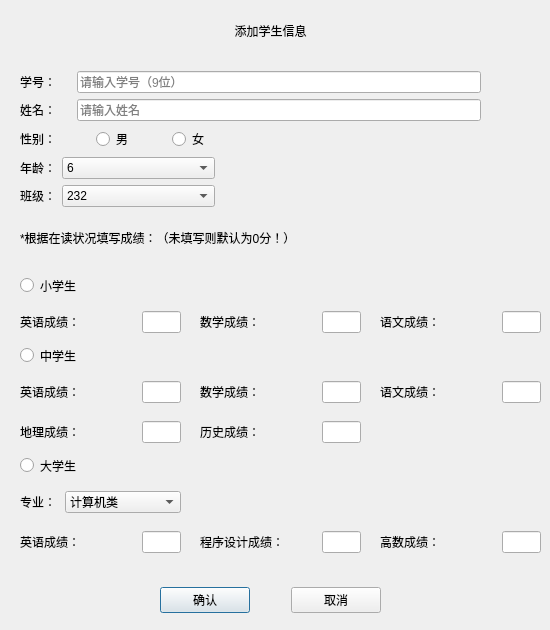
<?xml version="1.0" encoding="UTF-8"?>
<ui version="4.0">
 <class>addstu</class>
 <widget class="QDialog" name="addstu">
  <property name="geometry">
   <rect>
    <x>0</x>
    <y>0</y>
    <width>550</width>
    <height>630</height>
   </rect>
  </property>
  <property name="sizePolicy">
   <sizepolicy hsizetype="Fixed" vsizetype="Fixed">
    <horstretch>0</horstretch>
    <verstretch>0</verstretch>
   </sizepolicy>
  </property>
  <property name="minimumSize">
   <size>
    <width>550</width>
    <height>630</height>
   </size>
  </property>
  <property name="maximumSize">
   <size>
    <width>550</width>
    <height>630</height>
   </size>
  </property>
  <property name="windowTitle">
   <string>Dialog</string>
  </property>
  <property name="windowIcon">
   <iconset resource="images.qrc">
    <normaloff>:/images/favicon.ico</normaloff>:/images/favicon.ico</iconset>
  </property>
  <property name="styleSheet">
   <string notr="true">background-image: url(:/images/chunSe.gif);</string>
  </property>
  <widget class="QLabel" name="label_8">
   <property name="geometry">
    <rect>
     <x>20</x>
     <y>10</y>
     <width>501</width>
     <height>41</height>
    </rect>
   </property>
   <property name="styleSheet">
    <string notr="true">font: 16pt &quot;黑体&quot;;</string>
   </property>
   <property name="text">
    <string>添加学生信息</string>
   </property>
   <property name="alignment">
    <set>Qt::AlignCenter</set>
   </property>
  </widget>
  <widget class="QWidget" name="layoutWidget_3">
   <property name="geometry">
    <rect>
     <x>380</x>
     <y>530</y>
     <width>161</width>
     <height>24</height>
    </rect>
   </property>
   <layout class="QHBoxLayout" name="horizontalLayout_10" stretch="3,1">
    <item>
     <widget class="QLabel" name="label_12">
      <property name="styleSheet">
       <string notr="true">font: 10pt &quot;Agency FB&quot;;</string>
      </property>
      <property name="text">
       <string>高数成绩：</string>
      </property>
     </widget>
    </item>
    <item>
     <widget class="QLineEdit" name="stul_Mmark">
      <property name="styleSheet">
       <string notr="true">font: 10pt &quot;Agency FB&quot;;</string>
      </property>
      <property name="maxLength">
       <number>3</number>
      </property>
     </widget>
    </item>
   </layout>
  </widget>
  <widget class="QWidget" name="layoutWidget_4">
   <property name="geometry">
    <rect>
     <x>200</x>
     <y>530</y>
     <width>161</width>
     <height>24</height>
    </rect>
   </property>
   <layout class="QHBoxLayout" name="horizontalLayout_11" stretch="3,1">
    <item>
     <widget class="QLabel" name="label_13">
      <property name="styleSheet">
       <string notr="true">font: 10pt &quot;Agency FB&quot;;</string>
      </property>
      <property name="text">
       <string>程序设计成绩：</string>
      </property>
     </widget>
    </item>
    <item>
     <widget class="QLineEdit" name="stul_Pmark">
      <property name="styleSheet">
       <string notr="true">font: 10pt &quot;Agency FB&quot;;</string>
      </property>
      <property name="maxLength">
       <number>3</number>
      </property>
     </widget>
    </item>
   </layout>
  </widget>
  <widget class="QWidget" name="layoutWidget_2">
   <property name="geometry">
    <rect>
     <x>20</x>
     <y>310</y>
     <width>161</width>
     <height>24</height>
    </rect>
   </property>
   <layout class="QHBoxLayout" name="horizontalLayout_8" stretch="3,1">
    <item>
     <widget class="QLabel" name="label_10">
      <property name="styleSheet">
       <string notr="true">font: 10pt &quot;Agency FB&quot;;</string>
      </property>
      <property name="text">
       <string>英语成绩：</string>
      </property>
     </widget>
    </item>
    <item>
     <widget class="QLineEdit" name="stus_Emark">
      <property name="styleSheet">
       <string notr="true">font: 10pt &quot;Agency FB&quot;;
</string>
      </property>
      <property name="maxLength">
       <number>3</number>
      </property>
     </widget>
    </item>
   </layout>
  </widget>
  <widget class="QWidget" name="layoutWidget_5">
   <property name="geometry">
    <rect>
     <x>380</x>
     <y>310</y>
     <width>161</width>
     <height>24</height>
    </rect>
   </property>
   <layout class="QHBoxLayout" name="horizontalLayout_12" stretch="3,1">
    <item>
     <widget class="QLabel" name="label_14">
      <property name="styleSheet">
       <string notr="true">font: 10pt &quot;Agency FB&quot;;</string>
      </property>
      <property name="text">
       <string>语文成绩：</string>
      </property>
     </widget>
    </item>
    <item>
     <widget class="QLineEdit" name="stus_Cmark">
      <property name="styleSheet">
       <string notr="true">font: 10pt &quot;Agency FB&quot;;</string>
      </property>
      <property name="maxLength">
       <number>3</number>
      </property>
     </widget>
    </item>
   </layout>
  </widget>
  <widget class="QWidget" name="layoutWidget_6">
   <property name="geometry">
    <rect>
     <x>200</x>
     <y>310</y>
     <width>161</width>
     <height>24</height>
    </rect>
   </property>
   <layout class="QHBoxLayout" name="horizontalLayout_13" stretch="3,1">
    <item>
     <widget class="QLabel" name="label_15">
      <property name="styleSheet">
       <string notr="true">font: 10pt &quot;Agency FB&quot;;</string>
      </property>
      <property name="text">
       <string>数学成绩：</string>
      </property>
     </widget>
    </item>
    <item>
     <widget class="QLineEdit" name="stus_Mmark">
      <property name="styleSheet">
       <string notr="true">font: 10pt &quot;Agency FB&quot;;</string>
      </property>
      <property name="maxLength">
       <number>3</number>
      </property>
     </widget>
    </item>
   </layout>
  </widget>
  <widget class="QRadioButton" name="stus">
   <property name="geometry">
    <rect>
     <x>20</x>
     <y>270</y>
     <width>471</width>
     <height>31</height>
    </rect>
   </property>
   <property name="styleSheet">
    <string notr="true">font: 10pt &quot;Agency FB&quot;;</string>
   </property>
   <property name="text">
    <string>小学生</string>
   </property>
   <attribute name="buttonGroup">
    <string notr="true">stuchoose</string>
   </attribute>
  </widget>
  <widget class="QWidget" name="layoutWidget_7">
   <property name="geometry">
    <rect>
     <x>20</x>
     <y>380</y>
     <width>161</width>
     <height>24</height>
    </rect>
   </property>
   <layout class="QHBoxLayout" name="horizontalLayout_14" stretch="3,1">
    <item>
     <widget class="QLabel" name="label_16">
      <property name="styleSheet">
       <string notr="true">font: 10pt &quot;Agency FB&quot;;</string>
      </property>
      <property name="text">
       <string>英语成绩：</string>
      </property>
     </widget>
    </item>
    <item>
     <widget class="QLineEdit" name="stum_Emark">
      <property name="styleSheet">
       <string notr="true">font: 10pt &quot;Agency FB&quot;;</string>
      </property>
      <property name="maxLength">
       <number>3</number>
      </property>
     </widget>
    </item>
   </layout>
  </widget>
  <widget class="QWidget" name="layoutWidget_8">
   <property name="geometry">
    <rect>
     <x>200</x>
     <y>380</y>
     <width>161</width>
     <height>24</height>
    </rect>
   </property>
   <layout class="QHBoxLayout" name="horizontalLayout_15" stretch="3,1">
    <item>
     <widget class="QLabel" name="label_17">
      <property name="styleSheet">
       <string notr="true">font: 10pt &quot;Agency FB&quot;;</string>
      </property>
      <property name="text">
       <string>数学成绩：</string>
      </property>
     </widget>
    </item>
    <item>
     <widget class="QLineEdit" name="stum_Mmark">
      <property name="styleSheet">
       <string notr="true">font: 10pt &quot;Agency FB&quot;;</string>
      </property>
      <property name="maxLength">
       <number>3</number>
      </property>
     </widget>
    </item>
   </layout>
  </widget>
  <widget class="QWidget" name="layoutWidget_9">
   <property name="geometry">
    <rect>
     <x>380</x>
     <y>380</y>
     <width>161</width>
     <height>24</height>
    </rect>
   </property>
   <layout class="QHBoxLayout" name="horizontalLayout_16" stretch="3,1">
    <item>
     <widget class="QLabel" name="label_18">
      <property name="styleSheet">
       <string notr="true">font: 10pt &quot;Agency FB&quot;;</string>
      </property>
      <property name="text">
       <string>语文成绩：</string>
      </property>
     </widget>
    </item>
    <item>
     <widget class="QLineEdit" name="stum_Cmark">
      <property name="styleSheet">
       <string notr="true">font: 10pt &quot;Agency FB&quot;;</string>
      </property>
      <property name="maxLength">
       <number>3</number>
      </property>
     </widget>
    </item>
   </layout>
  </widget>
  <widget class="QWidget" name="layoutWidget_11">
   <property name="geometry">
    <rect>
     <x>20</x>
     <y>420</y>
     <width>161</width>
     <height>24</height>
    </rect>
   </property>
   <layout class="QHBoxLayout" name="horizontalLayout_18" stretch="3,1">
    <item>
     <widget class="QLabel" name="label_20">
      <property name="styleSheet">
       <string notr="true">font: 10pt &quot;Agency FB&quot;;</string>
      </property>
      <property name="text">
       <string>地理成绩：</string>
      </property>
     </widget>
    </item>
    <item>
     <widget class="QLineEdit" name="stum_Gmark">
      <property name="styleSheet">
       <string notr="true">font: 10pt &quot;Agency FB&quot;;</string>
      </property>
      <property name="maxLength">
       <number>3</number>
      </property>
     </widget>
    </item>
   </layout>
  </widget>
  <widget class="QWidget" name="layoutWidget_12">
   <property name="geometry">
    <rect>
     <x>200</x>
     <y>420</y>
     <width>161</width>
     <height>24</height>
    </rect>
   </property>
   <layout class="QHBoxLayout" name="horizontalLayout_19" stretch="3,1">
    <item>
     <widget class="QLabel" name="label_21">
      <property name="styleSheet">
       <string notr="true">font: 10pt &quot;Agency FB&quot;;</string>
      </property>
      <property name="text">
       <string>历史成绩：</string>
      </property>
     </widget>
    </item>
    <item>
     <widget class="QLineEdit" name="stum_Hmark">
      <property name="styleSheet">
       <string notr="true">font: 10pt &quot;Agency FB&quot;;</string>
      </property>
      <property name="maxLength">
       <number>3</number>
      </property>
     </widget>
    </item>
   </layout>
  </widget>
  <widget class="QRadioButton" name="stum">
   <property name="geometry">
    <rect>
     <x>20</x>
     <y>340</y>
     <width>471</width>
     <height>31</height>
    </rect>
   </property>
   <property name="styleSheet">
    <string notr="true">font: 10pt &quot;Agency FB&quot;;</string>
   </property>
   <property name="text">
    <string>中学生</string>
   </property>
   <attribute name="buttonGroup">
    <string notr="true">stuchoose</string>
   </attribute>
  </widget>
  <widget class="QRadioButton" name="stul">
   <property name="geometry">
    <rect>
     <x>20</x>
     <y>450</y>
     <width>471</width>
     <height>31</height>
    </rect>
   </property>
   <property name="styleSheet">
    <string notr="true">font: 10pt &quot;Agency FB&quot;;</string>
   </property>
   <property name="text">
    <string>大学生</string>
   </property>
   <attribute name="buttonGroup">
    <string notr="true">stuchoose</string>
   </attribute>
  </widget>
  <widget class="QWidget" name="layoutWidget">
   <property name="geometry">
    <rect>
     <x>20</x>
     <y>530</y>
     <width>161</width>
     <height>24</height>
    </rect>
   </property>
   <layout class="QHBoxLayout" name="horizontalLayout_7" stretch="3,1">
    <item>
     <widget class="QLabel" name="label_9">
      <property name="styleSheet">
       <string notr="true">font: 10pt &quot;Agency FB&quot;;</string>
      </property>
      <property name="text">
       <string>英语成绩：</string>
      </property>
     </widget>
    </item>
    <item>
     <widget class="QLineEdit" name="stul_Emark">
      <property name="styleSheet">
       <string notr="true">font: 10pt &quot;Agency FB&quot;;</string>
      </property>
      <property name="maxLength">
       <number>3</number>
      </property>
     </widget>
    </item>
   </layout>
  </widget>
  <widget class="QWidget" name="layoutWidget">
   <property name="geometry">
    <rect>
     <x>20</x>
     <y>490</y>
     <width>471</width>
     <height>24</height>
    </rect>
   </property>
   <property name="styleSheet">
    <string notr="true">font: 10pt &quot;Agency FB&quot;;</string>
   </property>
   <layout class="QHBoxLayout" name="horizontalLayout_6" stretch="1,3,8">
    <item>
     <widget class="QLabel" name="label_7">
      <property name="styleSheet">
       <string notr="true">font: 10pt &quot;Agency FB&quot;;</string>
      </property>
      <property name="text">
       <string>专业：</string>
      </property>
     </widget>
    </item>
    <item>
     <widget class="QComboBox" name="major">
      <property name="styleSheet">
       <string notr="true">font: 10pt &quot;Agency FB&quot;;</string>
      </property>
      <item>
       <property name="text">
        <string>计算机类</string>
       </property>
      </item>
      <item>
       <property name="text">
        <string>机械类</string>
       </property>
      </item>
      <item>
       <property name="text">
        <string>自动化类</string>
       </property>
      </item>
      <item>
       <property name="text">
        <string>电子信息类</string>
       </property>
      </item>
      <item>
       <property name="text">
        <string>经济学类</string>
       </property>
      </item>
     </widget>
    </item>
    <item>
     <spacer name="horizontalSpacer_6">
      <property name="orientation">
       <enum>Qt::Horizontal</enum>
      </property>
      <property name="sizeHint" stdset="0">
       <size>
        <width>40</width>
        <height>20</height>
       </size>
      </property>
     </spacer>
    </item>
   </layout>
  </widget>
  <widget class="QWidget" name="layoutWidget">
   <property name="geometry">
    <rect>
     <x>20</x>
     <y>71</y>
     <width>501</width>
     <height>191</height>
    </rect>
   </property>
   <layout class="QVBoxLayout" name="verticalLayout">
    <item>
     <layout class="QHBoxLayout" name="horizontalLayout" stretch="1,8,0">
      <item>
       <widget class="QLabel" name="label">
        <property name="styleSheet">
         <string notr="true">font: 10pt &quot;Agency FB&quot;;</string>
        </property>
        <property name="text">
         <string>学号：</string>
        </property>
       </widget>
      </item>
      <item>
       <widget class="QLineEdit" name="lid">
        <property name="styleSheet">
         <string notr="true">font: 10pt &quot;Agency FB&quot;;</string>
        </property>
        <property name="maxLength">
         <number>9</number>
        </property>
        <property name="echoMode">
         <enum>QLineEdit::Normal</enum>
        </property>
        <property name="readOnly">
         <bool>false</bool>
        </property>
        <property name="placeholderText">
         <string>请输入学号（9位）</string>
        </property>
        <property name="clearButtonEnabled">
         <bool>true</bool>
        </property>
       </widget>
      </item>
      <item>
       <spacer name="horizontalSpacer_5">
        <property name="orientation">
         <enum>Qt::Horizontal</enum>
        </property>
        <property name="sizeHint" stdset="0">
         <size>
          <width>40</width>
          <height>20</height>
         </size>
        </property>
       </spacer>
      </item>
     </layout>
    </item>
    <item>
     <layout class="QHBoxLayout" name="horizontalLayout_2" stretch="1,8,0">
      <item>
       <widget class="QLabel" name="label_2">
        <property name="styleSheet">
         <string notr="true">font: 10pt &quot;Agency FB&quot;;</string>
        </property>
        <property name="text">
         <string>姓名：</string>
        </property>
       </widget>
      </item>
      <item>
       <widget class="QLineEdit" name="lname">
        <property name="styleSheet">
         <string notr="true">font: 10pt &quot;Agency FB&quot;;</string>
        </property>
        <property name="maxLength">
         <number>5</number>
        </property>
        <property name="placeholderText">
         <string>请输入姓名</string>
        </property>
        <property name="clearButtonEnabled">
         <bool>true</bool>
        </property>
       </widget>
      </item>
      <item>
       <spacer name="horizontalSpacer_7">
        <property name="orientation">
         <enum>Qt::Horizontal</enum>
        </property>
        <property name="sizeHint" stdset="0">
         <size>
          <width>40</width>
          <height>20</height>
         </size>
        </property>
       </spacer>
      </item>
     </layout>
    </item>
    <item>
     <layout class="QHBoxLayout" name="horizontalLayout_3" stretch="1,1,1,4">
      <item>
       <widget class="QLabel" name="label_3">
        <property name="styleSheet">
         <string notr="true">font: 10pt &quot;Agency FB&quot;;</string>
        </property>
        <property name="text">
         <string>性别：</string>
        </property>
       </widget>
      </item>
      <item>
       <widget class="QRadioButton" name="male">
        <property name="styleSheet">
         <string notr="true">font: 10pt &quot;Agency FB&quot;;</string>
        </property>
        <property name="text">
         <string>男</string>
        </property>
        <property name="checkable">
         <bool>true</bool>
        </property>
        <property name="checked">
         <bool>false</bool>
        </property>
        <attribute name="buttonGroup">
         <string notr="true">sexchoose</string>
        </attribute>
       </widget>
      </item>
      <item>
       <widget class="QRadioButton" name="female">
        <property name="styleSheet">
         <string notr="true">font: 10pt &quot;Agency FB&quot;;</string>
        </property>
        <property name="text">
         <string>女</string>
        </property>
        <attribute name="buttonGroup">
         <string notr="true">sexchoose</string>
        </attribute>
       </widget>
      </item>
      <item>
       <spacer name="horizontalSpacer_3">
        <property name="orientation">
         <enum>Qt::Horizontal</enum>
        </property>
        <property name="sizeHint" stdset="0">
         <size>
          <width>40</width>
          <height>20</height>
         </size>
        </property>
       </spacer>
      </item>
     </layout>
    </item>
    <item>
     <layout class="QHBoxLayout" name="horizontalLayout_4" stretch="1,6,12">
      <item>
       <widget class="QLabel" name="label_4">
        <property name="styleSheet">
         <string notr="true">font: 10pt &quot;Agency FB&quot;;</string>
        </property>
        <property name="text">
         <string>年龄：</string>
        </property>
       </widget>
      </item>
      <item>
       <widget class="QComboBox" name="lage">
        <item>
         <property name="text">
          <string>6</string>
         </property>
        </item>
        <item>
         <property name="text">
          <string>7</string>
         </property>
        </item>
        <item>
         <property name="text">
          <string>8</string>
         </property>
        </item>
        <item>
         <property name="text">
          <string>9</string>
         </property>
        </item>
        <item>
         <property name="text">
          <string>10</string>
         </property>
        </item>
        <item>
         <property name="text">
          <string>11</string>
         </property>
        </item>
        <item>
         <property name="text">
          <string>12</string>
         </property>
        </item>
        <item>
         <property name="text">
          <string>13</string>
         </property>
        </item>
        <item>
         <property name="text">
          <string>14</string>
         </property>
        </item>
        <item>
         <property name="text">
          <string>15</string>
         </property>
        </item>
        <item>
         <property name="text">
          <string>16</string>
         </property>
        </item>
        <item>
         <property name="text">
          <string>17</string>
         </property>
        </item>
        <item>
         <property name="text">
          <string>18</string>
         </property>
        </item>
        <item>
         <property name="text">
          <string>19</string>
         </property>
        </item>
        <item>
         <property name="text">
          <string>20</string>
         </property>
        </item>
        <item>
         <property name="text">
          <string>21</string>
         </property>
        </item>
        <item>
         <property name="text">
          <string>22</string>
         </property>
        </item>
       </widget>
      </item>
      <item>
       <spacer name="horizontalSpacer">
        <property name="styleSheet">
         <string notr="true">font: 10pt &quot;Agency FB&quot;;</string>
        </property>
        <property name="orientation">
         <enum>Qt::Horizontal</enum>
        </property>
        <property name="sizeHint" stdset="0">
         <size>
          <width>40</width>
          <height>20</height>
         </size>
        </property>
       </spacer>
      </item>
     </layout>
    </item>
    <item>
     <layout class="QHBoxLayout" name="horizontalLayout_5" stretch="1,6,12">
      <item>
       <widget class="QLabel" name="label_5">
        <property name="styleSheet">
         <string notr="true">font: 10pt &quot;Agency FB&quot;;</string>
        </property>
        <property name="text">
         <string>班级：</string>
        </property>
       </widget>
      </item>
      <item>
       <widget class="QComboBox" name="lstuclass">
        <property name="currentText">
         <string>232</string>
        </property>
        <item>
         <property name="text">
          <string>232</string>
         </property>
        </item>
        <item>
         <property name="text">
          <string>231</string>
         </property>
        </item>
        <item>
         <property name="text">
          <string>233</string>
         </property>
        </item>
        <item>
         <property name="text">
          <string>222</string>
         </property>
        </item>
        <item>
         <property name="text">
          <string>221</string>
         </property>
        </item>
        <item>
         <property name="text">
          <string>211</string>
         </property>
        </item>
        <item>
         <property name="text">
          <string>223</string>
         </property>
        </item>
        <item>
         <property name="text">
          <string>212</string>
         </property>
        </item>
        <item>
         <property name="text">
          <string>213</string>
         </property>
        </item>
       </widget>
      </item>
      <item>
       <spacer name="horizontalSpacer_2">
        <property name="styleSheet">
         <string notr="true">font: 10pt &quot;Agency FB&quot;;</string>
        </property>
        <property name="orientation">
         <enum>Qt::Horizontal</enum>
        </property>
        <property name="sizeHint" stdset="0">
         <size>
          <width>40</width>
          <height>20</height>
         </size>
        </property>
       </spacer>
      </item>
     </layout>
    </item>
    <item>
     <widget class="QLabel" name="label_6">
      <property name="styleSheet">
       <string notr="true">font: 10pt &quot;Agency FB&quot;;</string>
      </property>
      <property name="text">
       <string>*根据在读状况填写成绩：（未填写则默认为0分！）</string>
      </property>
     </widget>
    </item>
   </layout>
  </widget>
  <widget class="QWidget" name="layoutWidget">
   <property name="geometry">
    <rect>
     <x>160</x>
     <y>580</y>
     <width>221</width>
     <height>41</height>
    </rect>
   </property>
   <layout class="QHBoxLayout" name="horizontalLayout_17" stretch="5,2,5">
    <item>
     <widget class="QPushButton" name="btnok">
      <property name="text">
       <string>确认</string>
      </property>
     </widget>
    </item>
    <item>
     <spacer name="horizontalSpacer_4">
      <property name="orientation">
       <enum>Qt::Horizontal</enum>
      </property>
      <property name="sizeHint" stdset="0">
       <size>
        <width>40</width>
        <height>20</height>
       </size>
      </property>
     </spacer>
    </item>
    <item>
     <widget class="QPushButton" name="btncancel">
      <property name="text">
       <string>取消</string>
      </property>
     </widget>
    </item>
   </layout>
  </widget>
  <widget class="QWidget" name="widget" native="true">
   <property name="geometry">
    <rect>
     <x>300</x>
     <y>140</y>
     <width>105</width>
     <height>98</height>
    </rect>
   </property>
   <property name="styleSheet">
    <string notr="true">
background-image: url(:/images/kekelaba1.gif);</string>
   </property>
  </widget>
  <zorder>layoutWidget</zorder>
  <zorder>layoutWidget</zorder>
  <zorder>layoutWidget</zorder>
  <zorder>label_8</zorder>
  <zorder>layoutWidget</zorder>
  <zorder>layoutWidget_3</zorder>
  <zorder>layoutWidget_4</zorder>
  <zorder>layoutWidget_2</zorder>
  <zorder>layoutWidget_5</zorder>
  <zorder>layoutWidget_6</zorder>
  <zorder>stus</zorder>
  <zorder>layoutWidget_7</zorder>
  <zorder>layoutWidget_8</zorder>
  <zorder>layoutWidget_9</zorder>
  <zorder>layoutWidget_11</zorder>
  <zorder>layoutWidget_12</zorder>
  <zorder>stum</zorder>
  <zorder>stul</zorder>
  <zorder>widget</zorder>
 </widget>
 <tabstops>
  <tabstop>lid</tabstop>
  <tabstop>lname</tabstop>
  <tabstop>male</tabstop>
  <tabstop>female</tabstop>
  <tabstop>stus</tabstop>
  <tabstop>stus_Emark</tabstop>
  <tabstop>stus_Mmark</tabstop>
  <tabstop>stus_Cmark</tabstop>
  <tabstop>stum</tabstop>
  <tabstop>stum_Emark</tabstop>
  <tabstop>stum_Mmark</tabstop>
  <tabstop>stum_Cmark</tabstop>
  <tabstop>stum_Gmark</tabstop>
  <tabstop>stum_Hmark</tabstop>
  <tabstop>stul</tabstop>
  <tabstop>major</tabstop>
  <tabstop>stul_Emark</tabstop>
  <tabstop>stul_Pmark</tabstop>
  <tabstop>stul_Mmark</tabstop>
  <tabstop>btnok</tabstop>
  <tabstop>btncancel</tabstop>
 </tabstops>
 <resources>
  <include location="images.qrc"/>
 </resources>
 <connections/>
 <buttongroups>
  <buttongroup name="stuchoose"/>
  <buttongroup name="sexchoose"/>
 </buttongroups>
</ui>
